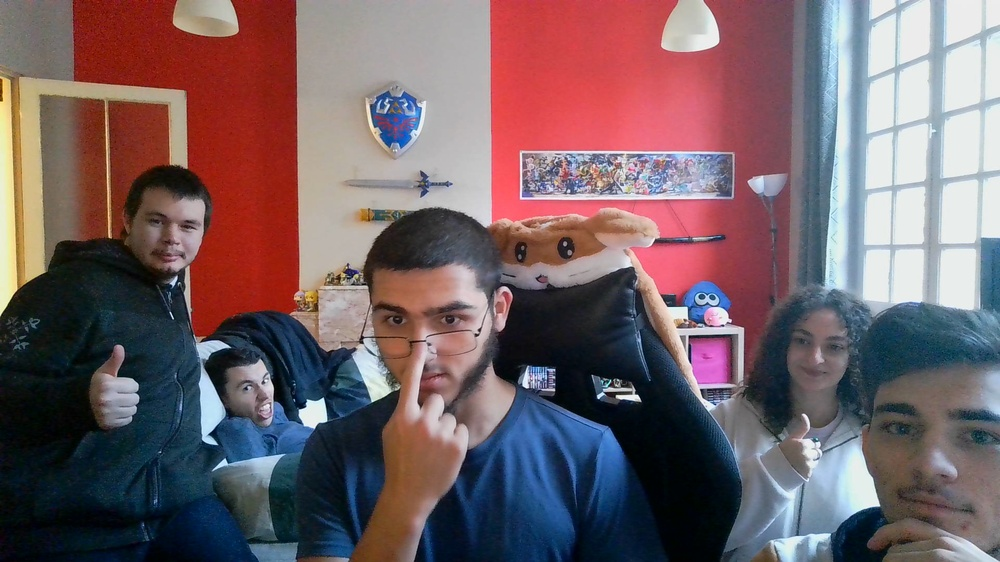
#> input picture src/img.jpg, 1000 x 562 px, shrunk from 1920 x 1080 before the run, found by its file name
$ python toGrayScale.py
#> lines starting #> are read from the running program, lines starting #| are printed output that depends on the picture
import cv2

img = cv2.imread("src/img.jpg")
#> img is the input picture: shape (562, 1000, 3); mean B, G, R 101.8, 96.8, 116.2
img_ng = cv2.cvtColor(img, cv2.COLOR_BGR2GRAY)
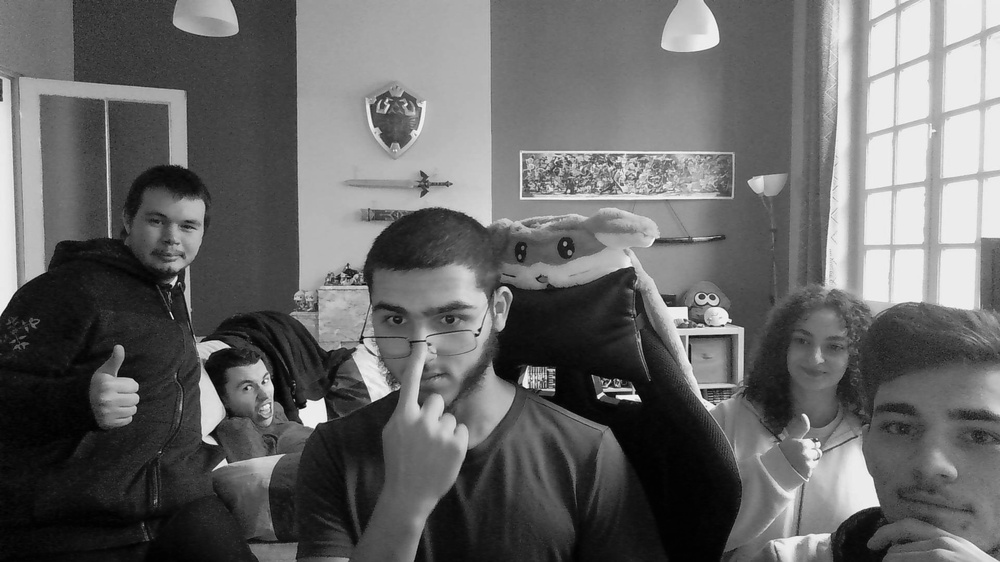
#> img_ng: shape (562, 1000); min 0, max 253, mean 103.1
cv2.imshow('Image niveau gris',img_ng)
cv2.imshow("Image", img)
cv2.waitKey(0)
cv2.destroyAllWindows()
